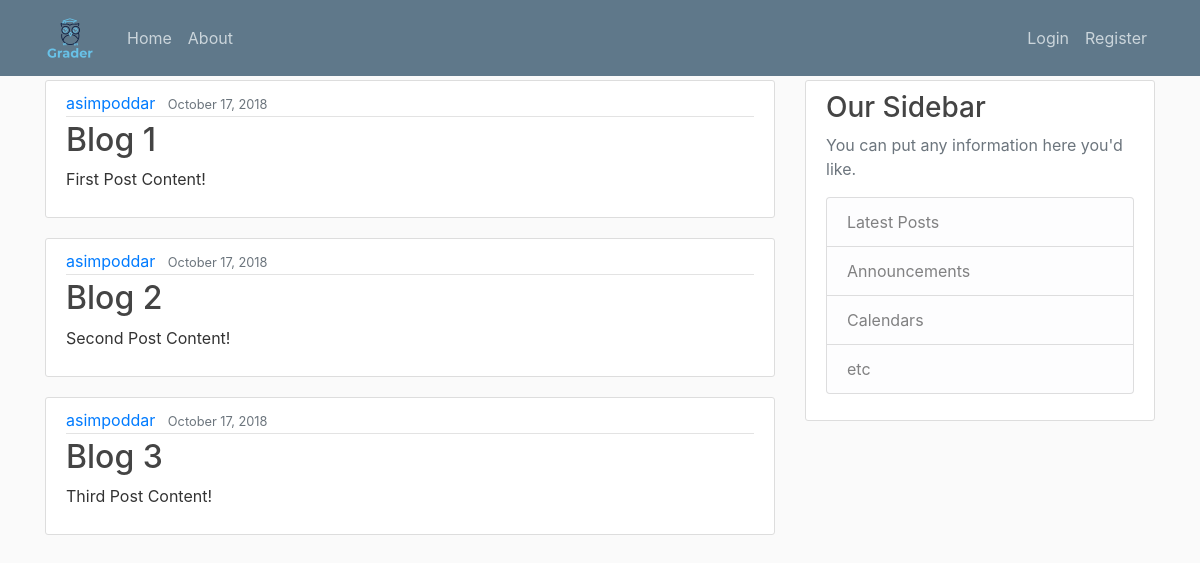
The page / on the database its author committed.
### blog/models.py (models this page shows, shortened)
class Post(models.Model):
    title = models.CharField(max_length = 100)
    content = models.TextField()
    date_posted = models.DateTimeField(default = timezone.now)
    author = models.ForeignKey(User, on_delete = models.CASCADE)

### blog/views.py (the view)
# urls.py: path('', views.home, name = 'blog-home'),
def home(request):
    context = {
        'posts': Post.objects.all()
}
    return render(request, 'blog/home.html', context)

### blog/templates/blog/home.html
{% extends "blog/base.html" %}
{% block content %}
    {% for post in posts %}
<article class="media content-section">
    <div class="media-body">
        <div class="article-metadata">
            <a class="mr-2" href="#">{{ post.author }}</a>
            <small class="text-muted">{{ post.date_posted|date:"F d, Y" }}</small>
        </div>
        <h2><a class="article-title" href="#">{{ post.title }}</a></h2>
        <p class="article-content">{{ post.content }}</p>
    </div>
</article>
    {% endfor %}
{% endblock content %}

### rows shown on the page
Post: author "asimpoddar", date_posted "October 17, 2018", title "Blog 1", content "First Post Content!"
Post: author "asimpoddar", date_posted "October 17, 2018", title "Blog 2", content "Second Post Content!"
Post: author "asimpoddar", date_posted "October 17, 2018", title "Blog 3", content "Third Post Content!"
